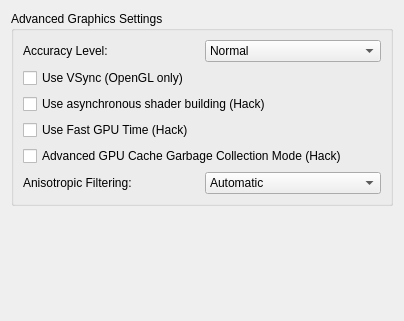
<?xml version="1.0" encoding="UTF-8"?>
<ui version="4.0">
 <class>ConfigureGraphicsAdvanced</class>
 <widget class="QWidget" name="ConfigureGraphicsAdvanced">
  <property name="geometry">
   <rect>
    <x>0</x>
    <y>0</y>
    <width>404</width>
    <height>321</height>
   </rect>
  </property>
  <property name="windowTitle">
   <string>Form</string>
  </property>
  <property name="accessibleName">
   <string>Advanced</string>
  </property>
  <layout class="QVBoxLayout" name="verticalLayout_1">
   <item>
    <layout class="QVBoxLayout" name="verticalLayout_2">
     <item>
      <widget class="QGroupBox" name="groupBox_1">
       <property name="title">
        <string>Advanced Graphics Settings</string>
       </property>
       <layout class="QVBoxLayout" name="verticalLayout_3">
        <item>
         <widget class="QWidget" name="gpu_accuracy_layout" native="true">
          <layout class="QHBoxLayout" name="horizontalLayout_2">
           <property name="leftMargin">
            <number>0</number>
           </property>
           <property name="topMargin">
            <number>0</number>
           </property>
           <property name="rightMargin">
            <number>0</number>
           </property>
           <property name="bottomMargin">
            <number>0</number>
           </property>
           <item>
            <widget class="QLabel" name="label_gpu_accuracy">
             <property name="text">
              <string>Accuracy Level:</string>
             </property>
            </widget>
           </item>
           <item>
            <widget class="QComboBox" name="gpu_accuracy">
             <item>
              <property name="text">
               <string notr="true">Normal</string>
              </property>
             </item>
             <item>
              <property name="text">
               <string notr="true">High</string>
              </property>
             </item>
             <item>
              <property name="text">
               <string notr="true">Extreme(very slow)</string>
              </property>
             </item>
            </widget>
           </item>
          </layout>
         </widget>
        </item>
        <item>
         <widget class="QCheckBox" name="use_vsync">
          <property name="toolTip">
           <string>VSync prevents the screen from tearing, but some graphics cards have lower performance with VSync enabled. Keep it enabled if you don't notice a performance difference.</string>
          </property>
          <property name="text">
           <string>Use VSync (OpenGL only)</string>
          </property>
         </widget>
        </item>
        <item>
         <widget class="QCheckBox" name="use_asynchronous_shaders">
          <property name="toolTip">
           <string>Enables asynchronous shader compilation, which may reduce shader stutter. This feature is experimental.</string>
          </property>
          <property name="text">
           <string>Use asynchronous shader building (Hack)</string>
          </property>
         </widget>
        </item>
        <item>
         <widget class="QCheckBox" name="use_fast_gpu_time">
          <property name="toolTip">
            <string>Enables Fast GPU Time. This option will force most games to run at their highest native resolution.</string>
          </property>
          <property name="text">
           <string>Use Fast GPU Time (Hack)</string>
          </property>
         </widget>
        </item>
        <item>
         <widget class="QCheckBox" name="use_caches_gc_adv">
          <property name="toolTip">
           <string>This will try to unlock more than 4GB of VRAM with a late reset of the least used textures. More stable operation with increased video memory consumption.</string>
          </property>
          <property name="text">
           <string>Advanced GPU Cache Garbage Collection Mode (Hack)</string>
          </property>
         </widget>
        </item>
        <item>
         <widget class="QWidget" name="af_layout" native="true">
          <layout class="QHBoxLayout" name="horizontalLayout_1">
           <property name="leftMargin">
            <number>0</number>
           </property>
           <property name="topMargin">
            <number>0</number>
           </property>
           <property name="rightMargin">
            <number>0</number>
           </property>
           <property name="bottomMargin">
            <number>0</number>
           </property>
           <item>
            <widget class="QLabel" name="af_label">
             <property name="text">
              <string>Anisotropic Filtering:</string>
             </property>
            </widget>
           </item>
           <item>
            <widget class="QComboBox" name="anisotropic_filtering_combobox">
             <item>
              <property name="text">
               <string>Automatic</string>
              </property>
             </item>
             <item>
              <property name="text">
               <string>Default</string>
              </property>
             </item>
             <item>
              <property name="text">
               <string>2x</string>
              </property>
             </item>
             <item>
              <property name="text">
               <string>4x</string>
              </property>
             </item>
             <item>
              <property name="text">
               <string>8x</string>
              </property>
             </item>
             <item>
              <property name="text">
               <string>16x</string>
              </property>
             </item>
            </widget>
           </item>
          </layout>
         </widget>
        </item>
       </layout>
      </widget>
     </item>
    </layout>
   </item>
   <item>
    <spacer name="verticalSpacer">
     <property name="orientation">
      <enum>Qt::Vertical</enum>
     </property>
     <property name="sizeHint" stdset="0">
      <size>
       <width>20</width>
       <height>40</height>
      </size>
     </property>
    </spacer>
   </item>
  </layout>
 </widget>
 <resources/>
 <connections/>
</ui>
